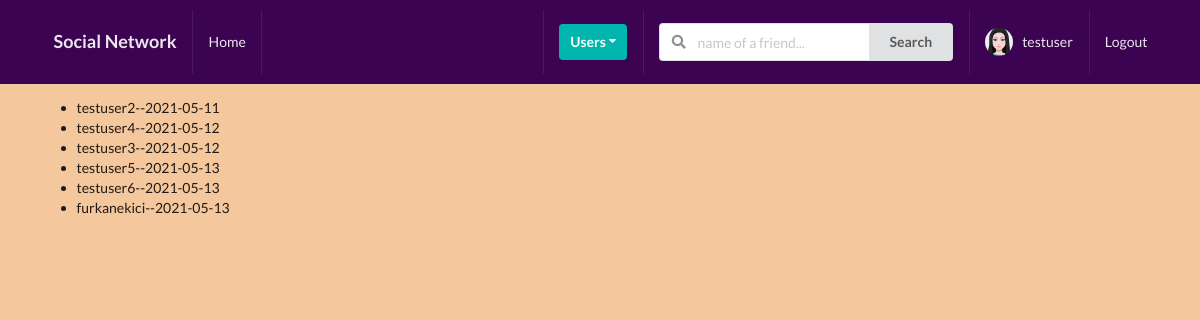
/profiles/to-invite/ (signed in), run on the app's committed database.
### profiles/models.py (models this page shows, shortened)
class Profile(models.Model):
    first_name = models.CharField(max_length=200, blank=True)
    last_name = models.CharField(max_length=200, blank=True)
    user = models.OneToOneField(User, on_delete=models.CASCADE)
    bio = models.TextField(default="Hello!...", max_length=400)
    email = models.EmailField(max_length=200, blank=True)
    location = models.CharField(max_length=200, blank=True)
    friends = models.ManyToManyField(User, blank=True, related_name='friends')
    followers = models.ManyToManyField(User, blank=True, related_name='followers')
    followings = models.ManyToManyField(User, blank=True, related_name='followings')
    slug = models.SlugField(blank=True, unique=True)
    edited = models.DateField(auto_now=True)
    created = models.DateField(auto_now_add=True)
    avatar = models.ImageField(default= 'avatar.png', upload_to='avatars/')
    objects = ProfileManager()
    def __str__(self):
        return f"{self.user}--{self.created}"

### profiles/views.py (the view)
# urls.py: path('to-invite/', invite_profiles_list_view, name='invite-profiles-view'),
def invite_profiles_list_view(request):
    user= request.user
    qs = Profile.objects.get_all_profiles_to_invite(user)
    context = {
        'qs': qs
    }
    return render(request, 'profiles/to_invite_list.html', context)

### profiles/context_processors.py (called while the page is built)
def profile_pic(request):
    if request.user.is_authenticated:
        profile_obj = Profile.objects.get(user=request.user)
        pic = profile_obj.avatar
        return {'picture':pic}
    return {}

### profiles/models.py (called while the page is built)
    def get_all_profiles_to_invite(self, sender):
        profiles = Profile.objects.all().exclude(user=sender)
        profile = Profile.objects.get(user=sender)
        qs = Relationship.objects.filter(Q(sender=profile) | Q(receiver=profile))
        accepted = set([])
        for rel in qs:
            if rel.status == 'accepted':
                accepted.add(rel.sender)
                accepted.add(rel.receiver)
        print(accepted)
        available = [profile for profile in profiles if profile not in accepted]
        print(available)
        return available

### profiles/templates/profiles/to_invite_list.html (shortened to what this page needs)
{% extends 'base.html' %}
{% block content %}
    <ul>
        {% for item in qs%}
        <li>
            {{item}}
        </li>
        {% endfor %}
    </ul>
{% endblock content %}

### templates/main/navbar.html (shortened to what this page needs)
{% url 'home-view' as path_to_home %}
{% url 'profiles:my-profile-view' as path_to_my_profile %}
<div class="ui inverted menu nav mb-7">
    <div class="ui container">
      <a href="{{path_to_home}}" class=" {% if request.path == 'path_to_home' %}active{% endif %} item">
          <h3>Social Network</h3>
      </a>
      {% if request.user.is_authenticated %}
      <a href="" class="item">
          Home
      </a>
      {% endif %}
      <div class="right menu">
          {% if request.user.is_authenticated %}
          <div class="item">
              <div class="ui floating dropdown icon button teal"> Users
                  <i class="dropdown icon"></i>
               </div>
          </div>
               <div class="item">
                <form action="" method="GET">
                  <div class="ui action left icon input">
                  <input class="prompt" type="text" name='q' placeholder="name of a friend...">
                  <button type='submit' class="ui button">Search</button>
                  </div>
              </form>
              </div>
              <a href="{{path_to_my_profile}}" class="{% if request.path == path_to_my_profile %}active{% endif %}item">
                  <br>
                  <img src="{{picture.url}}" class="ui avatar image">&nbsp;
                   {{ request.user }}
              </a>
              <a href="{% url 'account_logout' %}" class="ui item">
                  Logout
              </a>
          {% else %}
          <a href="{% url 'account_login' %}" class="ui item">
                  Login
              </a>
          {% endif %}
      </div>
    </div>
  </div>

### static_project/style.css (style rules this page uses)
body { background-color: rgb(245, 199, 156) !important; }
.nav { background-color: rgb(61, 3, 83) !important; border-radius: 0px !important; padding: 10px 0 10px 0 !important; }
.mb-7 { margin-bottom: 7px !important; }

### data on the page
Profile: user+created "testuser2--2021-05-11"
Profile: user+created "testuser4--2021-05-12"
Profile: user+created "testuser3--2021-05-12"
Profile: user+created "testuser5--2021-05-13"
Profile: user+created "testuser6--2021-05-13"
Profile: user+created "furkanekici--2021-05-13"

### other printed values
{{ request.user }} "testuser"
